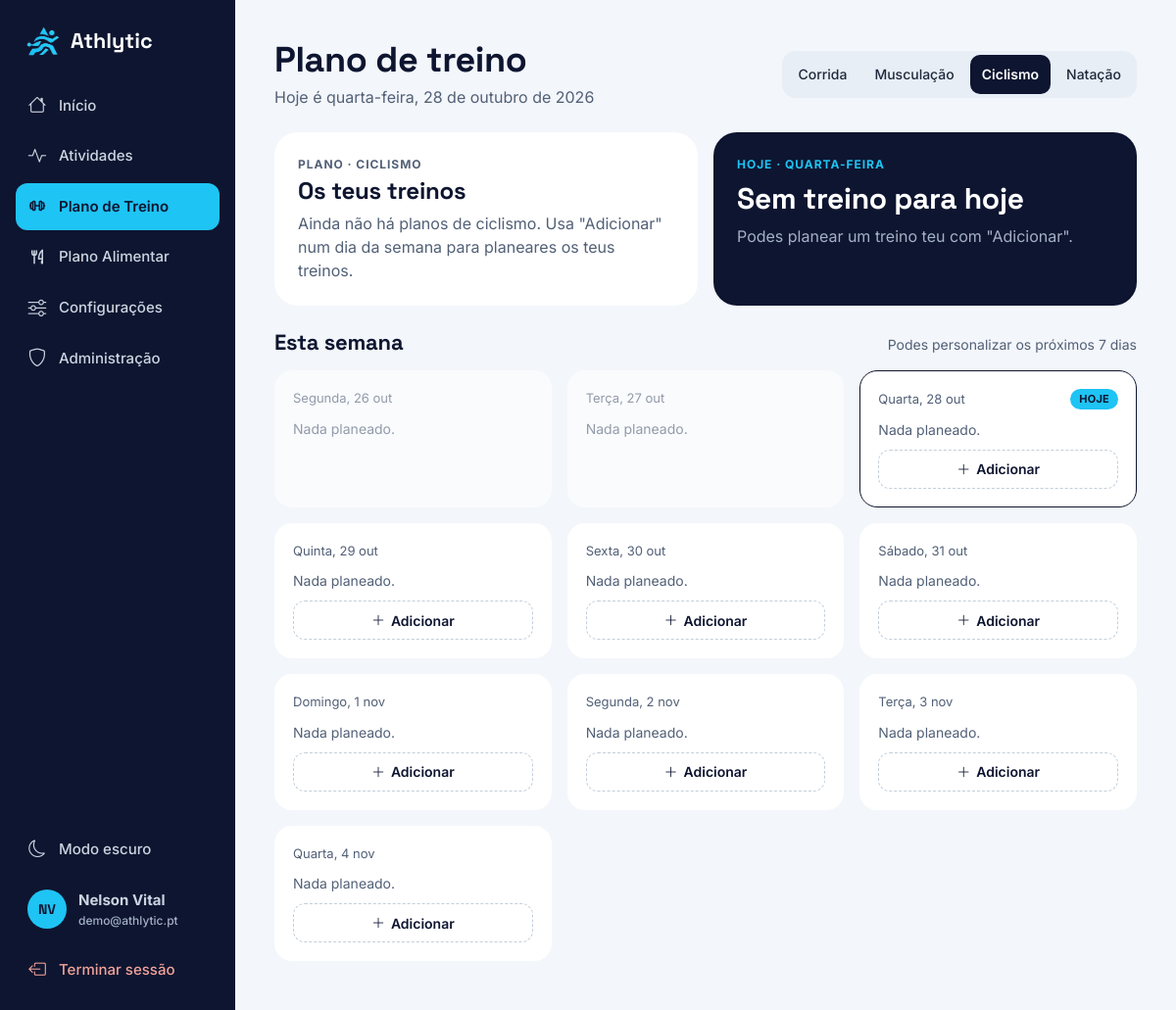
The page /plano_treino.php?modalidade=ciclismo (signed in) on the database its author committed.
### tables this page shows
CREATE TABLE utilizadores (
    id                    INT AUTO_INCREMENT PRIMARY KEY,
    nome                  VARCHAR(100) NOT NULL,
    email                 VARCHAR(150) NOT NULL UNIQUE,
    password_hash         VARCHAR(255) NOT NULL,
    papel                 ENUM('utilizador', 'admin') NOT NULL DEFAULT 'utilizador',
    ativo                 TINYINT(1) NOT NULL DEFAULT 1,      
    data_nascimento       DATE NULL,
    sexo                  ENUM('M', 'F') NULL,
    altura_cm             SMALLINT NULL,
    peso_atual            DECIMAL(5,1) NULL,
    massa_gorda           DECIMAL(4,1) NULL,
    peso_objetivo         DECIMAL(5,1) NULL,
    massa_gorda_objetivo  DECIMAL(4,1) NULL,
    meta_km_semana        DECIMAL(5,1) NOT NULL DEFAULT 20,
    meta_treinos_semana   TINYINT NOT NULL DEFAULT 4,
    objetivo              ENUM('perda_peso', 'recomposicao', 'ganho_massa', 'manutencao') NOT NULL DEFAULT 'recomposicao',
    intensidade_padrao    ENUM('leve', 'moderada', 'alta') NOT NULL DEFAULT 'moderada',
    tema                  ENUM('claro', 'escuro') NOT NULL DEFAULT 'claro',
    lembrete_treino       TINYINT(1) NOT NULL DEFAULT 1,
    alerta_meta           TINYINT(1) NOT NULL DEFAULT 1,
    notif_planos          TINYINT(1) NOT NULL DEFAULT 0,
    plano_corrida_id      INT NULL,
    plano_musculacao_id   INT NULL,
    plano_alimentacao_id  INT NULL,
    criado_em             DATETIME NOT NULL DEFAULT CURRENT_TIMESTAMP,
    FOREIGN KEY (plano_corrida_id)     REFERENCES planos(id) ON DELETE SET NULL,
    FOREIGN KEY (plano_musculacao_id)  REFERENCES planos(id) ON DELETE SET NULL,
    FOREIGN KEY (plano_alimentacao_id) REFERENCES planos(id) ON DELETE SET NULL
);

### includes/migracoes.php (called while the page is built, shortened)
<?php
function executar_ficheiro_sql(PDO $pdo, string $ficheiro): void
{
    $sql = str_replace("\r\n", "\n", file_get_contents($ficheiro));
    $sql = preg_replace('/^\s*--.*$/m', '', $sql);
}
function preparar_base_dados(PDO $pdo): array
{
    $feito = [];
    $existe = $pdo->query('SELECT 1 FROM INFORMATION_SCHEMA.SCHEMATA WHERE SCHEMA_NAME = ' . $pdo->quote(DB_NAME))->fetchColumn();
    if (!$existe || !existe_tabela($pdo, 'utilizadores')) {
        return ['Base de dados criada com os planos, um utilizador de teste e dados de exemplo.'];
    }
    return $feito;
}

### includes/db.php (called while the page is built, shortened)
<?php
require_once __DIR__ . '/migracoes.php';
function db(): PDO
{
    static $pdo = null;
    if ($pdo === null) {
        try {
            $pdo = new PDO(
                'mysql:host=' . DB_HOST . ';charset=utf8mb4',
                DB_USER,
                DB_PASS,
                [
                    PDO::ATTR_ERRMODE            => PDO::ERRMODE_EXCEPTION,
                    PDO::ATTR_DEFAULT_FETCH_MODE => PDO::FETCH_ASSOC,
                    PDO::ATTR_EMULATE_PREPARES   => false,
                ]
            );
        } catch (PDOException $e) {
            http_response_code(500);
            exit('Erro de ligação à base de dados. Confirma que o MySQL está ligado no XAMPP.');
        }
        try {
            preparar_base_dados($pdo);
        } catch (PDOException $e) {
            http_response_code(500);
            exit('Não foi possível criar ou atualizar a base de dados: ' . htmlspecialchars($e->getMessage()));
        }
    }
    return $pdo;
}

### includes/funcoes.php (the view, shortened to what this page needs)
<?php
require_once __DIR__ . '/db.php';
function e($valor): string
{
    return htmlspecialchars((string) $valor, ENT_QUOTES, 'UTF-8');
}
function utilizador_atual(): ?array
{
    static $u = null;
    if ($u === null && !empty($_SESSION['utilizador_id'])) {
        $stmt = db()->prepare('SELECT * FROM utilizadores WHERE id = ?');
        $stmt->execute([$_SESSION['utilizador_id']]);
        $u = $stmt->fetch() ?: null;
    }
    return $u;
}
function iniciais(string $nome): string
{
    $partes = preg_split('/\s+/u', trim($nome), -1, PREG_SPLIT_NO_EMPTY);
    $primeira = mb_substr($partes[0], 0, 1);
    $ultima = count($partes) > 1 ? mb_substr(end($partes), 0, 1) : '';
    return mb_strtoupper($primeira . $ultima);
}
function topo_pagina(string $titulo, string $sub = '', string $acoes = '', string $antes = ''): void
{
    echo '<header class="pagina-topo"><div class="pagina-titulo">';
    echo '<h1>' . e($titulo) . '</h1>';
    if ($sub !== '') {
        echo '<p class="sub d-none d-md-block">' . e($sub) . '</p>';
    }
    echo '</div>';
    if ($acoes !== '') {
        echo '<div class="pagina-acoes">' . $acoes . '</div>';
    }
    echo '</header>';
}

### includes/header.php (shortened to what this page needs)
<?php
$u = utilizador_atual();
$navEscuro = $u['tema'] === 'escuro';
$navMenu = [
    'dashboard'       => ['dashboard.php',       'bi-house',      'Início'],
    'atividades'      => ['atividades.php',      'bi-activity',   'Atividades'],
    'plano_treino'    => ['plano_treino.php',    'bi-barbell',    'Plano de Treino'],
    'plano_alimentar' => ['plano_alimentar.php', 'bi-talheres', 'Plano Alimentar'],
    'definicoes'      => ['definicoes.php',      'bi-sliders',    'Configurações'],
];
if (e_admin($u)) {
    $navMenu['admin'] = ['admin.php', 'bi-shield', 'Administração'];
}
?>
<!DOCTYPE html>
<html lang="pt" data-theme="<?= $navEscuro ? 'dark' : 'light' ?>" data-bs-theme="<?= $navEscuro ? 'dark' : 'light' ?>">
<head>
    <link href="https://cdn.jsdelivr.net/npm/bootstrap@5.3.3/dist/css/bootstrap.min.css" rel="stylesheet">
    <link href="https://cdn.jsdelivr.net/npm/bootstrap-icons@1.11.3/font/bootstrap-icons.css" rel="stylesheet">
    <link href="assets/css/tokens.css" rel="stylesheet">
    <link href="assets/css/style.css" rel="stylesheet">
</head>
<body>
    <aside class="sidebar" aria-label="Menu principal">
        <a href="dashboard.php" class="marca">
            <img src="IMGS/Athlytic_logo_sem_texto.png" alt="" width="36" height="36">
            <span>Athlytic</span>
        </a>
        <nav class="menu">
            <?php foreach ($navMenu as $navChave => [$navLink, $navIcone, $navTexto]): ?>
                <a href="<?= e($navLink) ?>"<?= $pagina === $navChave ? ' class="active" aria-current="page"' : '' ?>>
                    <i class="bi <?= e($navIcone) ?>" aria-hidden="true"></i> <?= e($navTexto) ?>
                </a>
            <?php endforeach; ?>
        </nav>
        <div class="menu-rodape">
            <?php $temaBotaoTexto = true; require __DIR__ . '/tema_botao.php'; ?>
            <a href="definicoes.php" class="cartao-utilizador">
                <span class="avatar avatar-ciano"><?= e(iniciais($u['nome'])) ?></span>
                <span class="min-w-0">
                    <strong class="d-block text-truncate"><?= e($u['nome']) ?></strong>
                    <small class="text-truncate"><?= e($u['email']) ?></small>
                </span>
            </a>
            <a href="logout.php" class="sair"><i class="bi bi-box-arrow-left" aria-hidden="true"></i> Terminar sessão</a>
        </div>
    </aside>
    <main class="content" id="conteudo">

### assets/css/tokens.css (style rules this page uses)
:root { --navy: #0E1530; --navy-2: #1A2244; --navy-3: #2A3358; --cyan: #1EC4F4; --cyan-tint: #DDF5FD; --blue: #0369A1; --blue-hover: #075985; --chart-1: #0369A1; --chart-2: #1EC4F4; --chart-3: #8FDDF5; --bg: #F3F6FA; --surface: #FFFFFF; --surface-2: #F3F6FA; --border: #E2E8F0; --input-border: #C3CEDB; --input-bg: #FFFFFF; --chip: #E8EEF5; --text: #0E1530; --text-2: #1E293B; --muted: #526077; --muted-on-dark: #A3B1C6; --nav-on-dark: #CBD5E1; --logout-on-dark: #F2A39A; --success: #16A34A; --success-tint: #DCFCE7; --success-text: #166534; --danger: #B42318; --danger-tint: #FDF1EF; --danger-border: #E8B4AE; --danger-solid: #B42318; --radius-card: 24px; --radius-card-sm: 18px; --radius-input: 12px; --radius-btn: 14px; --font-titulos: 'Space Grotesk', system-ui, sans-serif; --font-texto: 'Inter', system-ui, -apple-system, 'Segoe UI', sans-serif; --bs-body-font-family: var(--font-texto); --bs-body-bg: var(--bg); --bs-body-color: var(--text-2); --bs-emphasis-color: var(--text); --bs-secondary-color: var(--muted); --bs-border-color: var(--border); --bs-link-color: var(--blue); --bs-link-color-rgb: 3, 105, 161; --bs-link-hover-color: var(--blue-hover); --bs-link-hover-color-rgb: 7, 89, 133; --bs-focus-ring-color: rgba(30, 196, 244, 0.45); }

### assets/css/style.css (style rules this page uses)
body { background: var(--bg); color: var(--text-2); font-family: var(--font-texto); -webkit-font-smoothing: antialiased; }
h1, h2, h3, h4, .titulo, .numero-grande { font-family: var(--font-titulos); font-weight: 700; color: var(--text); letter-spacing: -0.01em; }
h1 { font-size: 26px; margin: 0; }
@media (min-width: 768px) { h1 { font-size: 36px; } }
a { color: var(--blue); }
.min-w-0 { min-width: 0; }
.sidebar { position: fixed; inset: 0 auto 0 0; width: 240px; z-index: 1000; background: var(--navy); color: #fff; padding: 24px 16px; overflow-y: auto; display: flex; flex-direction: column; }
.content { padding: 40px 40px 56px; }
@media (min-width: 768px) { .content { margin-left: 240px; } }
.marca { display: flex; align-items: center; gap: 10px; color: #fff; text-decoration: none; font-family: var(--font-titulos); font-weight: 700; font-size: 1.35rem; }
.marca img { width: 36px; height: 36px; object-fit: contain; }
.sidebar .marca { padding: 0 10px 24px; }
.menu { display: flex; flex-direction: column; gap: 4px; }
.menu a, .menu-rodape a, .menu-rodape button { display: flex; align-items: center; gap: 12px; min-height: 44px; padding: 10px 12px; border-radius: 12px; color: var(--nav-on-dark); text-decoration: none; font-weight: 500; font-size: 15px; background: none; border: 0; width: 100%; text-align: left; }
.menu a.active { background: var(--cyan); color: var(--navy); font-weight: 600; }
.menu .bi { font-size: 1.15rem; width: 1.25rem; text-align: center; }
.menu-rodape { margin-top: auto; display: flex; flex-direction: column; gap: 8px; padding-top: 16px; }
.menu-rodape .bi { font-size: 1.1rem; width: 1.25rem; text-align: center; }
.cartao-utilizador { display: flex; align-items: center; gap: 12px; padding: 12px; border-radius: 16px; background: var(--navy-2); color: #fff; text-decoration: none; }
.cartao-utilizador small { color: var(--muted-on-dark); display: block; font-size: 12px; }
.menu-rodape a.sair { color: var(--logout-on-dark); }
.pagina-topo { display: flex; align-items: flex-start; justify-content: space-between; gap: 12px 16px; margin-bottom: 24px; flex-wrap: wrap; }
.pagina-titulo { flex: 1; min-width: 0; }
@media (min-width: 768px) { .pagina-topo { align-items: center; } }
.pagina-topo .sub { color: var(--muted); margin: 4px 0 0; }
.pagina-acoes { display: flex; align-items: center; gap: 10px; flex-wrap: wrap; }
.avatar { flex: none; display: inline-flex; align-items: center; justify-content: center; width: 40px; height: 40px; border-radius: 50%; background: var(--navy); color: var(--cyan); font-family: var(--font-titulos); font-weight: 700; font-size: 14px; text-decoration: none; }
.avatar-ciano { background: var(--cyan); color: var(--navy); }
.bi-barbell::before, .bi-run::before, .bi-talheres::before { content: ""; display: inline-block; width: 1em; height: 1em; vertical-align: -0.125em; background-color: currentColor; -webkit-mask: var(--icone) no-repeat center / contain; mask: var(--icone) no-repeat center / contain; }
.bi-barbell { --icone: url("../icons/barbell.svg"); }
.bi-talheres { --icone: url("../icons/talheres.svg"); }

### rows shown on the page
utilizadores: nome "NV", nome "Nelson Vital", email "demo@athlytic.pt"

### other values the page prints
$navTexto "Início"
$navTexto "Atividades"
$navTexto "Plano de Treino"
$navTexto "Plano Alimentar"
$navTexto "Configurações"
$navTexto "Administração"
$titulo "Plano de treino"
$sub "Hoje é quarta-feira, 28 de outubro de 2026"
$nome "Corrida"
$nome "Musculação"
$nome "Ciclismo"
$nome "Natação"
TIPOS_ATIVIDADE[$cfgPlano['modalidade']][0] "CICLISMO"
mb_strtolower(TIPOS_ATIVIDADE[$cfgPlano['modalidade']][0]) "ciclismo"
DIAS_PLANEAR "7"
